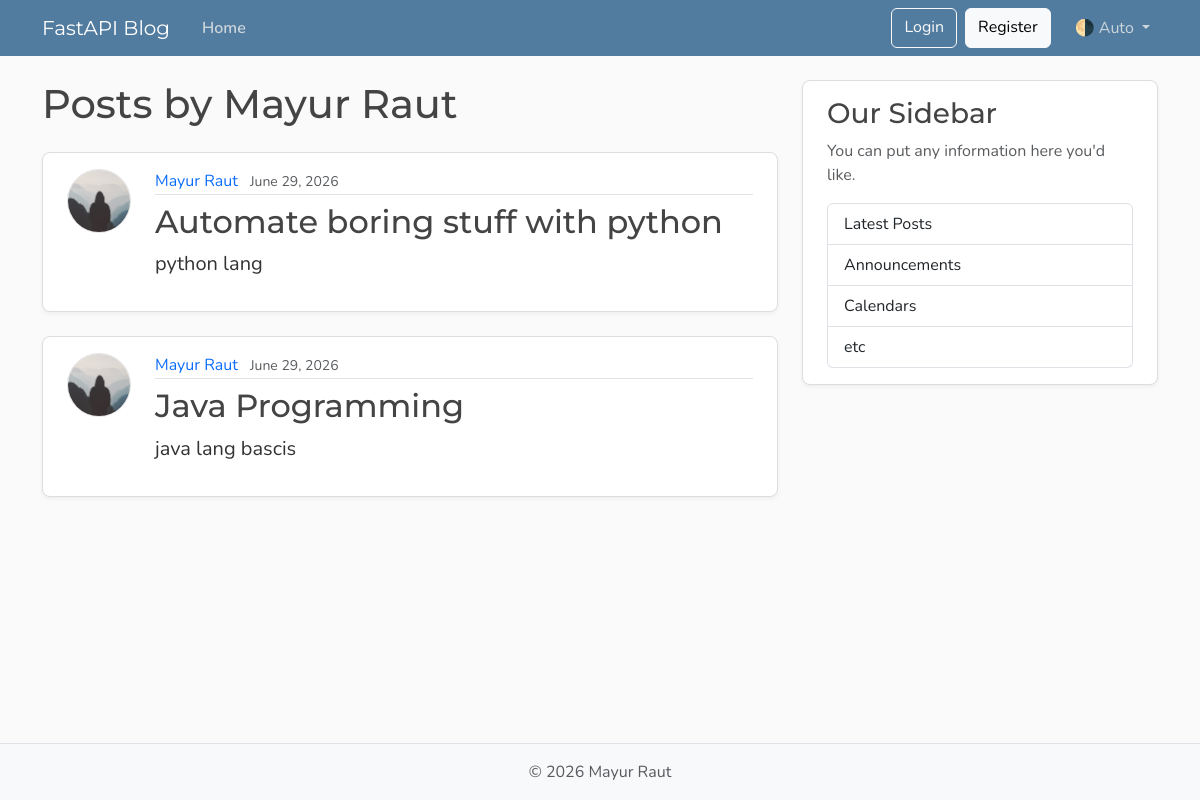
The page /users/1/posts on the database its author committed.
### models.py (models this page shows, shortened)
class User(Base):
    __tablename__ = "users"
    id: Mapped[int] = mapped_column(Integer, primary_key=True, index=True)
    username: Mapped[str] = mapped_column(String(50), unique=True, nullable=False)
    email: Mapped[str] = mapped_column(String(120), unique=True, nullable=False)
    image_file: Mapped[str | None] = mapped_column(
        String(200),
        nullable=True,
        default=None,
    )
    posts: Mapped[list[Post]] = relationship(back_populates="author", cascade="all, delete-orphan")

class Post(Base):
    __tablename__ = "posts"
    id: Mapped[int] = mapped_column(Integer, primary_key=True, index=True)
    title: Mapped[str] = mapped_column(String(100), nullable=False)
    content: Mapped[str] = mapped_column(Text, nullable=False)
    user_id: Mapped[int] = mapped_column(
        ForeignKey("users.id"),
        nullable=False,
        index=True,
    )
    date_posted: Mapped[datetime] = mapped_column(
        DateTime(timezone=True),
        default=lambda: datetime.now(UTC),
    )
    author: Mapped[User] = relationship(back_populates="posts")

### main.py (the view)
@app.get(
    '/users/{user_id}/posts',
    include_in_schema=False,
    name='user_posts'
)
def user_posts_page(request:Request,user_id:int, db: Annotated[Session, Depends(get_db)]):
    posts = get_user_posts(user_id, db)
    user = posts[0].author
    return templates.TemplateResponse(
        request,
        "user_posts.html",
        {"posts": posts, "user": user, "title": f"{user.username}'s Posts"},
    )

### templates/user_posts.html
{% extends "layout.html" %}
{% block content %}
  <h1 class="mb-4">Posts by {{ user.username }}</h1>
  {% for post in posts %}
    <article class="content-section py-3 px-4 mb-4">
      <div class="d-flex align-items-start gap-4">
        <img class="rounded-circle article-img flex-shrink-0"
             src="{{ post.author.image_path }}"
             alt="{{ post.author.username }}'s profile picture"
             width="64"
             height="64"
             loading="lazy">
        <div class="flex-grow-1">
          <div class="article-metadata mb-2">
            <a class="me-2"
               href="{{ url_for('user_posts', user_id=post.author.id) }}">{{ post.author.username }}</a>
            <small class="text-body-secondary">{{ post.date_posted.strftime("%B %d, %Y") }}</small>
          </div>
          <h2>
            <a class="article-title"
               href="{{ url_for('get_post_page', post_id=post.id) }}">{{ post.title }}</a>
          </h2>
          <p class="article-content">{{ post.content }}</p>
        </div>
      </div>
    </article>
  {% else %}
    <p class="text-body-secondary">No posts by this user yet.</p>
  {% endfor %}
{% endblock content %}

### static/css/main.css (style rules this page uses)
:root { --font-heading: "Montserrat", system-ui, -apple-system, BlinkMacSystemFont, sans-serif; --font-body: "Nunito", system-ui, -apple-system, BlinkMacSystemFont, sans-serif; --color-bg-body: #fafafa; --color-bg-content: #ffffff; --color-text-primary: #333333; --color-text-heading: #444444; --color-steel: #527c9f; --color-nav-link: #cbd5db; --color-nav-link-hover: #ffffff; --color-link-hover: #428bca; --color-border: #dddddd; --color-border-light: #e3e3e3; --spacing-xl: 5rem; --article-img-size: 4rem; --account-img-size: 7.813rem; }
body { font-family: var(--font-body); background: var(--color-bg-body); color: var(--color-text-primary); }
h1, h2, h3, h4, h5, h6 { font-family: var(--font-heading); color: var(--color-text-heading); }
a { text-decoration: none; }
.content-section { background: var(--color-bg-content); border: 1px solid var(--color-border); border-radius: 0.5rem; box-shadow: 0 2px 4px rgba(15, 23, 42, 0.05); transition: box-shadow 0.15s ease, transform 0.15s ease, border-color 0.15s ease; }
.article-title { color: var(--color-text-heading); transition: color 0.2s ease-in-out; }
.article-content { white-space: pre-line; font-size: 1.25rem; }
.article-img { height: var(--article-img-size); width: var(--article-img-size); flex-shrink: 0; object-fit: cover; border: 1px solid var(--color-border-light); box-shadow: 0 0 0 2px var(--color-bg-content); }
.article-metadata { padding-bottom: 0.063rem; border-bottom: 1px solid var(--color-border-light); }
.article-metadata a { transition: color 0.2s ease-in-out; }

### rows shown on the page
User: username "Mayur Raut"
Post: author.username "Mayur Raut", date_posted "June 29, 2026", title "Automate boring stuff with python", content "python lang"
Post: author.username "Mayur Raut", date_posted "June 29, 2026", title "Java Programming", content "java lang bascis"
